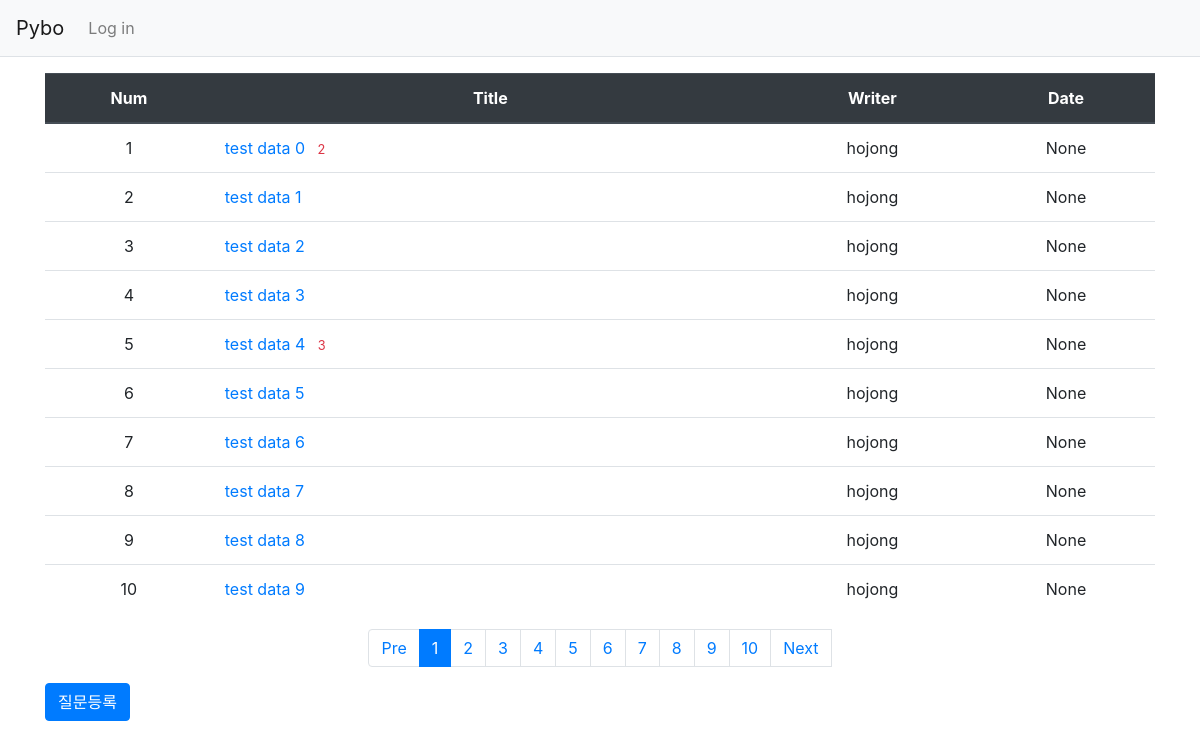
Before: / with the older database file.
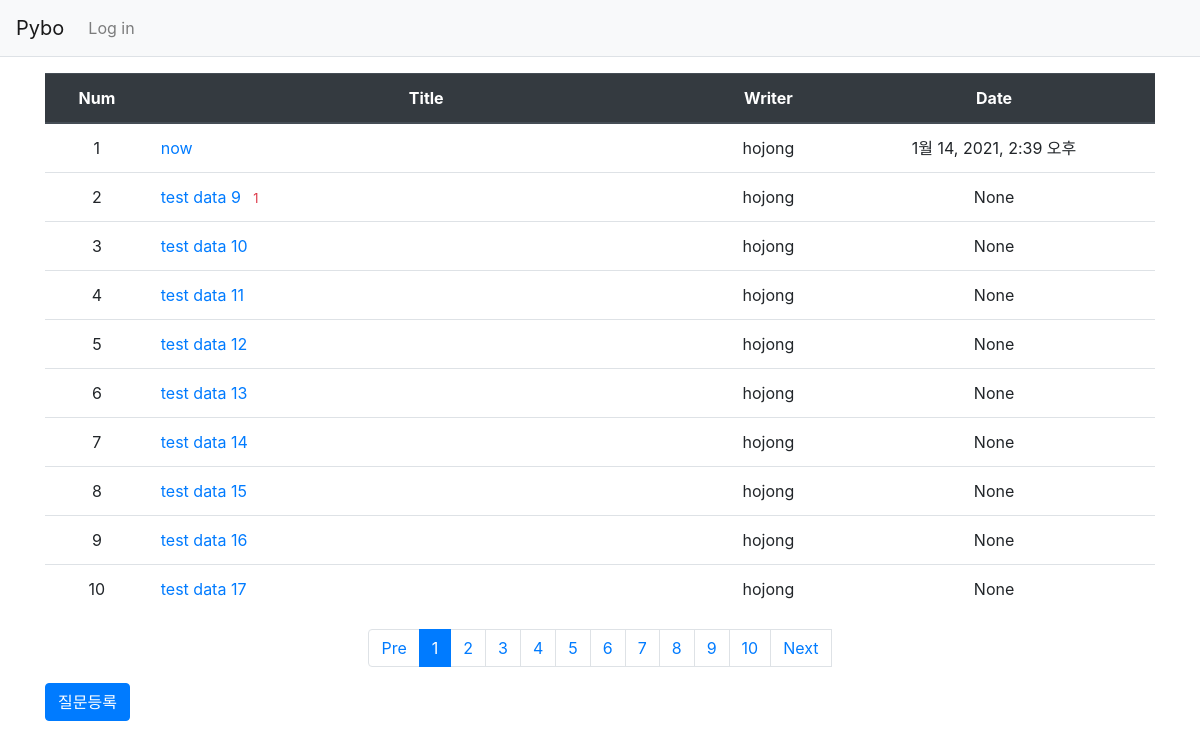
After: the same page with the newer database file.
### pybo/models.py (models this page shows)
class Question(models.Model):
    title = models.CharField(max_length=200)
    content = models.TextField()
    create_date = models.DateTimeField()
    author = models.ForeignKey(User, on_delete=models.CASCADE)
    modify_date = models.DateTimeField(null=True, blank=True)

### pybo/views.py (the view)
# urls.py: path('', views.index, name='index'),
def index(request):
    page_num = request.GET.get('page', '1') # check if param exists, and return 1 if not found /pybo
    question_list = Question.objects.order_by('-create_date')
    paginator = Paginator(question_list, 10)
    page = paginator.get_page(page_num)
    start_page, end_page = set_page_range(page_num)
    context = {'question_list':page, 'start_page':start_page, 'end_page':end_page}
    return render(request, 'pybo/question_list.html', context)

### pybo/views.py (called while the page is built)
def set_page_range(page_num):
    start_page = int(((int(page_num) - 1)//10)*10 + 1)
    end_page = int(((int(page_num) - 1)//10)*10 + 10)
    return start_page, end_page

### templates/pybo/question_list.html
{% extends 'base.html' %}
{% block content %}
<div class="container my-3">
    <table class="table">
        <thead class="thead-dark">
            <tr class="text-center thead-dark">
                <th>Num</th>
                <th style="width:50%">Title</th>
                <th>Writer</th>
                <th>Date</th>
            </tr>
        </thead>
        <tbody>
            {% if question_list %}
            {% for question in question_list %}
            <tr class="text-center">
                <td>{{ forloop.counter }}</td>
                <td class="text-left">
                    <a href="{% url 'pybo:detail' question.id %}">{{question.title}}
                    {% if question.answer_set.count %}
                        <span class='text-danger small ml-2'>{{ question.answer_set.count }}</span>
                    {% endif %}
                    </a>
                </td>
                <td>{{question.author.username}}</td>
                <td>{{question.create_date}}</td>
            </tr>
            {% endfor %}
            {% else %}
            <tr>
                <td colspan='3'>질문이 없습니다.</td>
            </tr>
            {% endif %}
        </tbody>
    </table>
    <ul class='pagination justify-content-center'>
        {% if question_list.has_previous %}
            <li class='page_item'>
                <a class='page-link' href='?page={{ question_list.previous_page_number }}'>Pre</a>
            </li>
        {% else %}
            <li class='page-item'>
                <a class='page-link' tabindex="-1" aria-disabled="true" href="#">Pre</a>
            </li>
        {% endif %}
        {% for page_num in question_list.paginator.page_range %}
            {% if page_num >= start_page and page_num <= end_page %}
                {% if page_num == question_list.number %}
                    <li class='page-item active' aria-current="page">
                        <a class='page-link' href='?page={{ page_num }}'>{{ page_num }}</a>
                    </li>
                {% else %}
                    <li class='page-item'>
                        <a class='page-link' href='?page={{ page_num }}'>{{ page_num }}</a>
                    </li>
                {% endif %}
            {% endif %}
        {% endfor %}
        {% if question_list.has_next %}
            <li class='page_item'>
                <a class='page-link' href='?page={{ question_list.next_page_number }}'>Next</a>
            </li>
        {% else %}
            <li class='page_item'>
                <a class='page-link' tabindex='-1' aria-disabled='true' href='#'>Next</a>
            </li>
        {% endif %}
    </ul>
    <a href="{% url 'pybo:question_create' %}" class="btn btn-primary">질문등록</a>
</div>
{% endblock %}

Changed rows visible on the page:
removed Question: title "test data 0", answer_set.count "2", author.username "hojong", create_date "None"
removed Question: title "test data 1", author.username "hojong", create_date "None"
removed Question: title "test data 2", author.username "hojong", create_date "None"
removed Question: title "test data 3", author.username "hojong", create_date "None"
removed Question: title "test data 4", answer_set.count "3", author.username "hojong", create_date "None"
removed Question: title "test data 5", author.username "hojong", create_date "None"
removed Question: title "test data 6", author.username "hojong", create_date "None"
removed Question: title "test data 7", author.username "hojong", create_date "None"
removed Question: title "test data 8", author.username "hojong", create_date "None"
added Question: title "now", author.username "hojong", create_date "1월 14, 2021, 2:39 오후"
changed Question "test data 9": answer_set.count (not shown) → "1"
now on this page (row unchanged): Question: title "test data 10", author.username "hojong", create_date "None"
now on this page (row unchanged): Question: title "test data 11", author.username "hojong", create_date "None"
now on this page (row unchanged): Question: title "test data 12", author.username "hojong", create_date "None"
now on this page (row unchanged): Question: title "test data 13", author.username "hojong", create_date "None"
now on this page (row unchanged): Question: title "test data 14", author.username "hojong", create_date "None"
now on this page (row unchanged): Question: title "test data 15", author.username "hojong", create_date "None"
now on this page (row unchanged): Question: title "test data 16", author.username "hojong", create_date "None"
now on this page (row unchanged): Question: title "test data 17", author.username "hojong", create_date "None"
